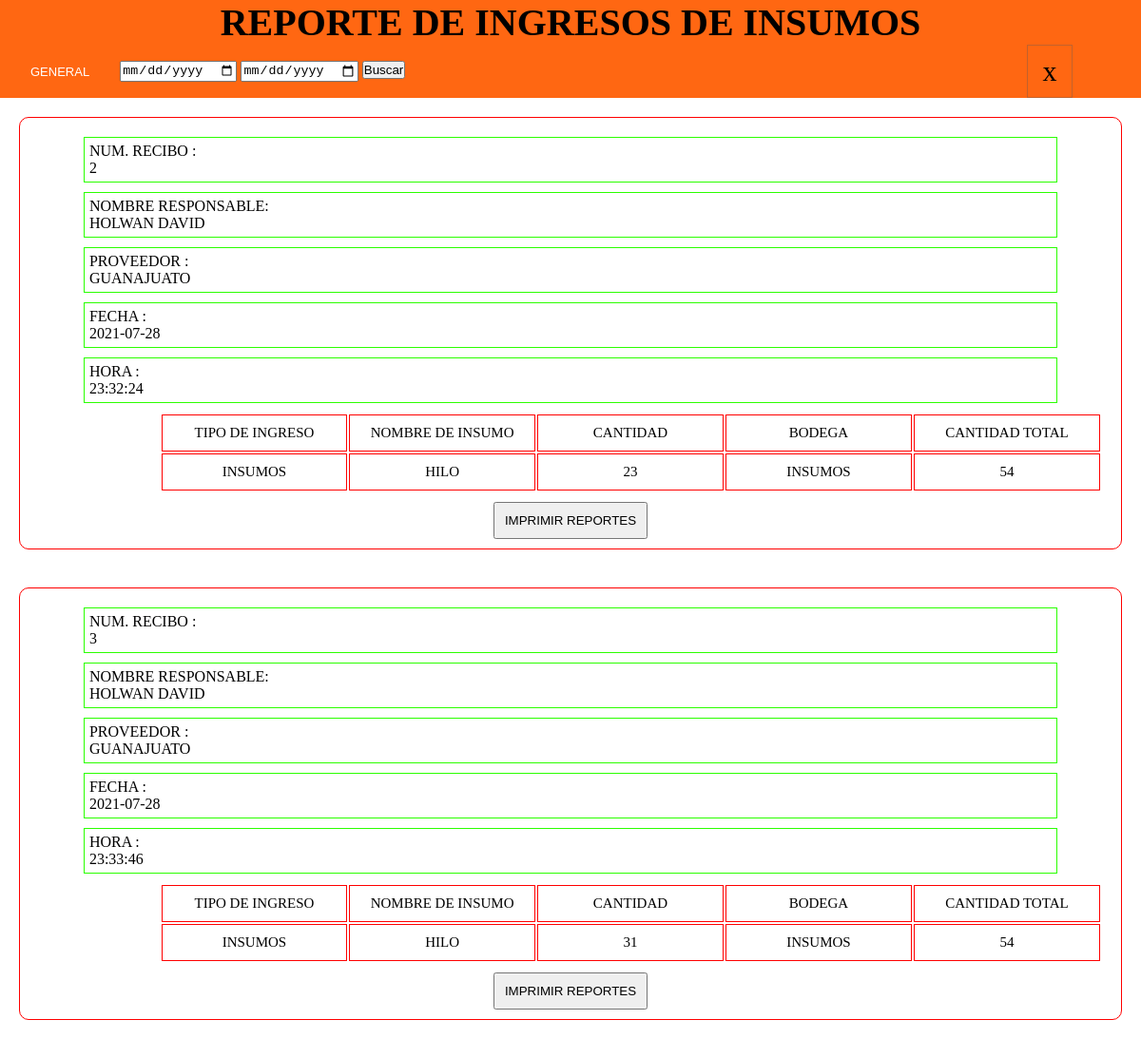
/reportes/reportes_insumos.php (signed in), run on the app's committed database.
### tables this page shows
CREATE TABLE `detalle_ingreso` (
  `ID_DETA_INGRESO` int(11) NOT NULL,
  `ID_INGRE_MATERIAL` int(11) UNSIGNED NOT NULL,
  `ID_TIP_INGRESO` int(11) NOT NULL,
  `ID_INSUMO` int(11) NOT NULL,
  `ID_MATERIAL_TEXTIL` int(11) NOT NULL,
  `SERIAL_MAQUINARIA` int(11) NOT NULL,
  `CANTIDAD` int(11) NOT NULL,
  `ID_BODEGA` int(11) NOT NULL,
  `CANTIDAD_TOTAL` int(11) NOT NULL
);

CREATE TABLE `usuario` (
  `DOCUMENTO` int(20) UNSIGNED NOT NULL,
  `NOMBRE` varchar(80) NOT NULL,
  `APELLIDO` varchar(30) NOT NULL,
  `FECHA_NACIMIENTO` date NOT NULL,
  `ID_TIP_DOCU` int(2) NOT NULL,
  `ID_TIP_USU` int(2) NOT NULL,
  `CELULAR` int(11) UNSIGNED NOT NULL,
  `CORREO` varchar(30) NOT NULL,
  `FOTO` blob DEFAULT NULL,
  `CLAVE` varchar(30) NOT NULL
);

CREATE TABLE `empresa` (
  `NIT_DOC` int(18) UNSIGNED NOT NULL,
  `NOM_EMPLEADO` varchar(60) NOT NULL,
  `ID_TIP_USU` int(2) NOT NULL,
  `NOM_EMPRESA` varchar(60) NOT NULL,
  `TELEFONO` int(11) UNSIGNED NOT NULL,
  `COR_EMPR` varchar(50) NOT NULL
);

CREATE TABLE `ingreso_material` (
  `ID_INGRE_MATERIAL` int(11) UNSIGNED NOT NULL,
  `DOCUMENTO` int(20) UNSIGNED NOT NULL,
  `NIT_DOC` int(11) UNSIGNED NOT NULL,
  `FECHA` date NOT NULL,
  `HORA` time NOT NULL
);

CREATE TABLE `tipo_ingreso` (
  `ID_TIP_INGRESO` int(11) NOT NULL,
  `NOM_TIP_INGRESO` varchar(30) NOT NULL
);

CREATE TABLE `insumo` (
  `ID_INSUMO` int(11) NOT NULL,
  `NOM_INSUMO` varchar(30) NOT NULL,
  `ID_TIP_INSUMO` int(11) NOT NULL,
  `ID_MARCA` int(11) NOT NULL,
  `ID_COLOR` int(11) NOT NULL
);

CREATE TABLE `bodega` (
  `ID_BODEGA` int(11) NOT NULL,
  `NOM_BODEGA` varchar(30) NOT NULL,
  `ID_TIP_BODEGA` int(2) NOT NULL,
  `ID_ESTADO` int(11) NOT NULL
);

### reportes/reportes_insumos.php (the view, shortened to what this page needs)
<?php
require_once('../php/conections/conexion.php');
?>
<!DOCTYPE html>
<html lang="en">
<head>
    <link rel="stylesheet" href="../css/reportes/reportes_gen.css">
</head>
<body>
    <header>
        <div class="titulohea">
            <h1>REPORTE DE INGRESOS DE INSUMOS</h1>
        </div>
        <div class="contenedorbotonesCrear">
            <div class="btn-m-users">
                <form action="" method="post" id="" >
                    <button id="" >GENERAL</button>
                </form>
                <form id="form_repo_insu" method="post">
                    <input type="date" id="fecha_ini_insu" class="fecha_ini_insu" required>
                    <input type="date" id="fecha_fin_insu" class="fecha_fin_insu" required>
                    <input type="submit" id="buscar" value="Buscar" name="buscar">
                </form>
            </div>
            <div class="iconouserr">
                <a href="../users/admin/admin.php">
                <div>x </div>
            </a>
            </div>
        </div>
    </header>
    <main>
        <div class="contenedorCajaInventario">
        <?php
        $consulta = "SELECT DISTINCT detalle_ingreso.ID_INGRE_MATERIAL FROM detalle_ingreso
                        WHERE detalle_ingreso.ID_TIP_INGRESO = 2    ";
        $consulta_repo_maq = mysqli_query($connection,$consulta);
            foreach($consulta_repo_maq as $rep_maq){
                $data2 = $rep_maq['ID_INGRE_MATERIAL'];
                $cons2 = "SELECT * FROM detalle_ingreso INNER JOIN ingreso_material
                        ON detalle_ingreso.ID_INGRE_MATERIAL = ingreso_material.ID_INGRE_MATERIAL
                        INNER JOIN tipo_ingreso ON detalle_ingreso.ID_TIP_INGRESO = tipo_ingreso.ID_TIP_INGRESO
                        INNER JOIN insumo ON detalle_ingreso.ID_INSUMO = insumo.ID_INSUMO INNER JOIN usuario
                        ON ingreso_material.DOCUMENTO = usuario.DOCUMENTO INNER JOIN empresa
                        ON ingreso_material.NIT_DOC = empresa.NIT_DOC INNER JOIN bodega
                        ON detalle_ingreso.ID_BODEGA = bodega.ID_BODEGA WHERE detalle_ingreso.ID_TIP_INGRESO = 2
                        AND detalle_ingreso.ID_INGRE_MATERIAL = '$data2'";
                $consul2 = mysqli_query($connection, $cons2);
                $dato2 = mysqli_fetch_array($consul2);
                $cons = "SELECT CANTIDAD_TOTAL FROM detalle_ingreso WHERE ID_TIP_INGRESO = 2
                        ORDER BY CANTIDAD_TOTAL DESC LIMIT 1";
                $consul = mysqli_query($connection, $cons);
                $dato = mysqli_fetch_array($consul);
                $cant_insu = $dato["CANTIDAD_TOTAL"];
        ?>
            <div class="contentdocumentosotras" id="contentdocumentosotras">
                <div class="documentosotras" id="documentosotras">
                    <div>NUM. RECIBO :<p id="ingre_mat"> <?=$rep_maq["ID_INGRE_MATERIAL"]?> </p></div>
                    <div>NOMBRE RESPONSABLE:<p> <?=$dato2["NOMBRE"]?></p></div>
                    <div>PROVEEDOR :<p style="text-transform: uppercase;"> <?=$dato2["NOM_EMPLEADO"]?> </p></div>
                    <div>FECHA :<p> <?=$dato2["FECHA"]?></p></div>
                    <div>HORA :<p> <?=$dato2["HORA"]?></p></div>
                    <table>
                        <thead>
                            <tr>
                                <td class="tab_rep">TIPO DE INGRESO</td>
                                <td class="tab_rep">NOMBRE DE INSUMO</td>
                                <td class="tab_rep">CANTIDAD</td>
                                <td class="tab_rep">BODEGA</td>
                                <td class="tab_rep">CANTIDAD TOTAL</td>
                            </tr>
                        </thead>
                    <?php
                        $consultica2 = "SELECT insumo.NOM_INSUMO, tipo_ingreso.NOM_TIP_INGRESO, CANTIDAD,
                                        bodega.NOM_BODEGA FROM insumo, detalle_ingreso, tipo_ingreso, bodega
                                        WHERE detalle_ingreso.ID_INSUMO = insumo.ID_INSUMO
                                        AND detalle_ingreso.ID_TIP_INGRESO = tipo_ingreso.ID_TIP_INGRESO AND
                                        detalle_ingreso.ID_BODEGA = bodega.ID_BODEGA
                                        AND detalle_ingreso.ID_TIP_INGRESO = 2 AND detalle_ingreso.ID_INGRE_MATERIAL = '$data2'";
                        $consu_can2 = mysqli_query($connection, $consultica2);
                        foreach($consu_can2 as $con2){
                    ?>
                            <tbody>
                                <tr class="todo">
                                    <td class="tab_rep"> <?=$con2["NOM_TIP_INGRESO"]?></td>
                                    <td class="tab_rep"> <?=$con2["NOM_INSUMO"]?></td>
                                    <td class="tab_rep"> <?=$con2["CANTIDAD"]?></td>
                                    <td class="tab_rep"> <?=$con2["NOM_BODEGA"]?></td>
                                    <td class="tab_rep"> <?=$cant_insu?></td>
                                </tr>
                            </tbody>
                    <?php
                        }
                    ?>
                    </table>
                </div>
                <div class="contentGeneralBtns">
                    <div>
                        <form action="" method="post" id="" >
                            <button id="ver_mas" class="ver_mas" data-id="<?php echo $rep_maq["ID_INGRE_MATERIAL"]?>">IMPRIMIR REPORTES</button>
                        </form>
                    </div>
                </div>
            </div>
        <?php
            }
        ?>
      </div>
    </main>
</body>
</html>

### css/reportes/reportes_gen.css (style rules this page uses)
* { padding: 0; margin: 0; box-sizing: border-box; }
header { width: 100%; background-color: #ff6712; }
.iconouserr { width: 10%; display: flex; align-items: center; }
a { text-align: center; text-decoration: none; color: black; }
.iconouserr div { border: 1px solid rgba(90, 90, 90, 0.37); width: 130%; font-size: 30px; padding: 10px; }
.titulohea { text-align: center; font-size: 20px; }
.contenedorbotonesCrear { width: 100%; display: flex; }
.contenedorbotonesCrear .btn-m-users { width: 90%; display: flex; justify-content: flex-start; }
.btn-m-users form button { background-color: #ff6712; cursor: pointer; border: none; color: white; padding: 15px 32px; text-align: center; text-decoration: none; display: inline-block; font-size: 13px; width: 100%; }
.btn-m-users { width: 100%; display: flex; align-items: center; }
.contenedorCajaInventario { width: 100%; display: flex; flex-wrap: wrap; }
.documentosotras { width: 100%; border-radius: 10px; }
.documentosotras div { border: 1px solid rgb(43, 255, 0); margin: 10px; margin-left: 5%; padding: 5px; width: 90%; word-wrap: break-word; }
.contentdocumentosotras { border: 1px solid red; margin: 20px; border-radius: 10px; width: 100%; padding: 10px; display: grid; grid-template-columns: 1fr; }
table { margin: 10px; margin-left: 12%; }
.tab_rep { border: 1px solid red; padding: 10px; width: 200px; font-size: 15px; text-transform: uppercase; text-align: center; }
.contentGeneralBtns { display: flex; justify-content: space-around; align-items: flex-end; }
.contentGeneralBtns button { padding: 10px; width: 100%; cursor: pointer; }

### data on the page
detalle_ingreso: usuario.NOMBRE "HOLWAN DAVID", empresa.NOM_EMPLEADO "GUANAJUATO", ID_INGRE_MATERIAL.FECHA "2021-07-28", ID_INGRE_MATERIAL.HORA "23:32:24", ID_TIP_INGRESO.NOM_TIP_INGRESO "INSUMOS", ID_INSUMO.NOM_INSUMO "HILO", CANTIDAD "23", ID_BODEGA.NOM_BODEGA "INSUMOS"
detalle_ingreso: CANTIDAD_TOTAL "54", usuario.NOMBRE "HOLWAN DAVID", empresa.NOM_EMPLEADO "GUANAJUATO", ID_INGRE_MATERIAL.FECHA "2021-07-28", ID_INGRE_MATERIAL.HORA "23:33:46", ID_TIP_INGRESO.NOM_TIP_INGRESO "INSUMOS", ID_INSUMO.NOM_INSUMO "HILO", CANTIDAD "31", ID_BODEGA.NOM_BODEGA "INSUMOS"

### other printed values
$rep_maq["ID_INGRE_MATERIAL"] "2"
$rep_maq["ID_INGRE_MATERIAL"] "3"
